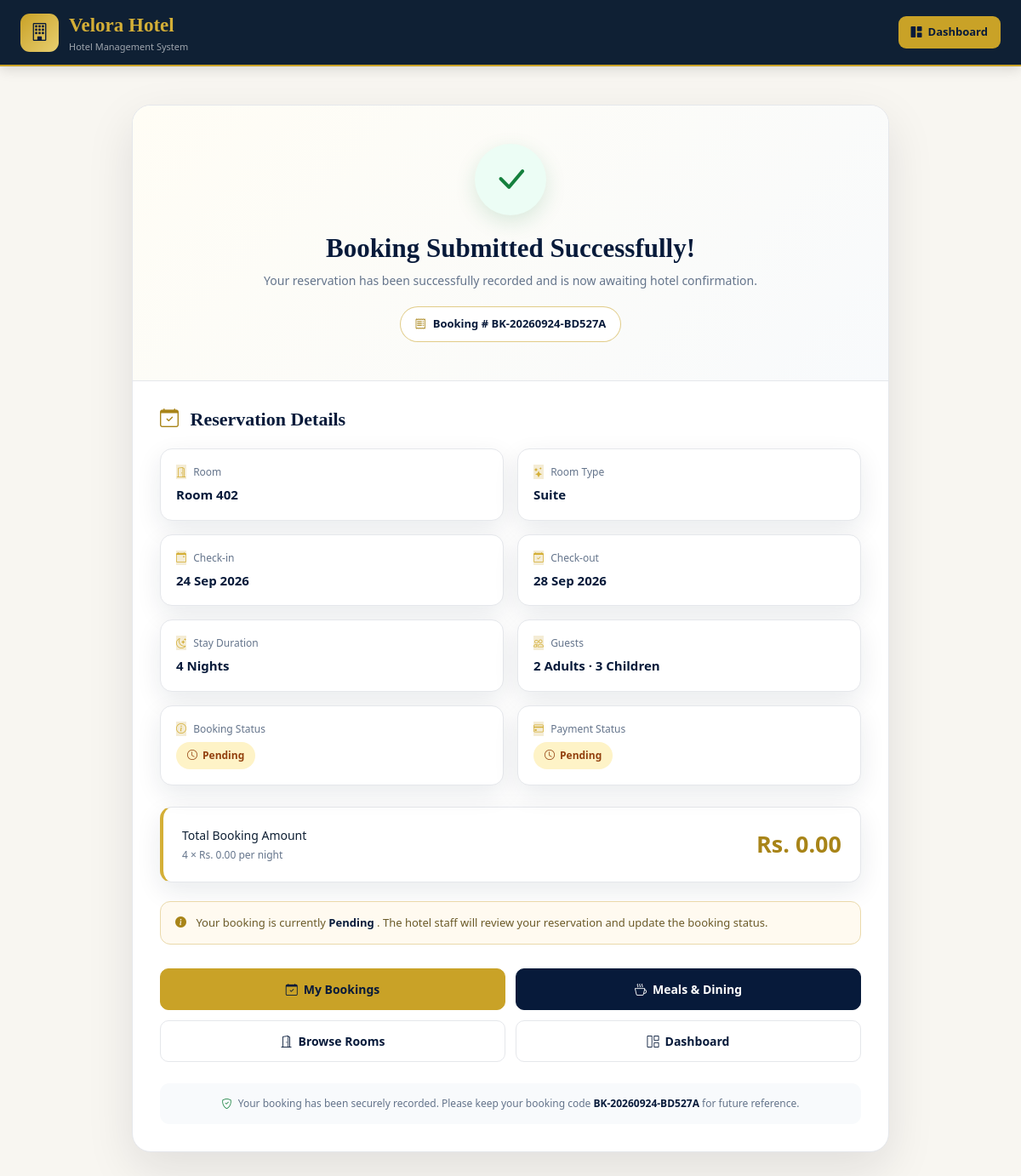
The app's page /customer/booking_success.php?id=1 (signed in) with its own data.
### tables this page shows
CREATE TABLE `bookings` (
  `id` int(11) NOT NULL,
  `booking_code` varchar(50) NOT NULL,
  `customer_id` int(11) NOT NULL,
  `room_id` int(11) NOT NULL,
  `check_in` date NOT NULL,
  `check_out` date NOT NULL,
  `adults` int(11) DEFAULT 1,
  `children` int(11) DEFAULT 0,
  `number_of_nights` int(11) NOT NULL,
  `room_price` decimal(10,2) NOT NULL,
  `total_amount` decimal(10,2) NOT NULL,
  `booking_status` enum('pending','confirmed','checked_in','checked_out','cancelled') DEFAULT 'pending',
  `payment_status` enum('pending','partial','paid') DEFAULT 'pending',
  `special_request` text DEFAULT NULL,
  `created_at` timestamp NOT NULL DEFAULT current_timestamp()
);

CREATE TABLE `rooms` (
  `id` int(11) NOT NULL,
  `room_number` varchar(20) NOT NULL,
  `room_type_id` int(11) NOT NULL,
  `floor_number` int(11) DEFAULT 1,
  `status` enum('available','occupied','maintenance','cleaning') DEFAULT 'available',
  `description` text DEFAULT NULL,
  `created_at` timestamp NOT NULL DEFAULT current_timestamp()
);

CREATE TABLE `room_types` (
  `id` int(11) NOT NULL,
  `type_name` varchar(100) NOT NULL,
  `description` text DEFAULT NULL,
  `base_price` decimal(10,2) NOT NULL,
  `capacity` int(11) NOT NULL DEFAULT 1,
  `created_at` timestamp NOT NULL DEFAULT current_timestamp()
);

### includes/functions.php (called while the page is built, shortened)
<?php
function e($value)
{
    return htmlspecialchars(
        $value ?? '',
        ENT_QUOTES,
        'UTF-8'
    );
}

### customer/booking_success.php (the view, shortened to what this page needs)
<?php
require_once "../config/db.php";
require_once "../includes/functions.php";
$booking_id = isset($_GET["id"])
    ? (int) $_GET["id"]
    : 0;
$customer_id = (int) ($_SESSION["user_id"] ?? 0);
$stmt = $pdo->prepare("
    SELECT
        b.id,
        b.booking_code,
        b.booking_status,
        b.payment_status,
        b.check_in,
        b.check_out,
        b.adults,
        b.children,
        b.number_of_nights,
        b.room_price,
        b.total_amount,
        b.special_request,
        r.room_number,
        rt.type_name,
        rt.capacity
    FROM bookings b
    INNER JOIN rooms r
        ON b.room_id = r.id
    INNER JOIN room_types rt
        ON r.room_type_id = rt.id
    WHERE b.id = ?
      AND b.customer_id = ?
    LIMIT 1
");
$stmt->execute([
    $booking_id,
    $customer_id
]);
$booking = $stmt->fetch(PDO::FETCH_ASSOC);
$nights = (int) $booking["number_of_nights"];
$status = strtolower(
    trim($booking["booking_status"])
);
$status_class = "status-pending";
$status_icon = "bi-clock";
$payment_class = "payment-pending";
$payment_icon = "bi-clock";
$booking_status_text = ucwords(
    str_replace(
        "_",
        " ",
        $booking["booking_status"]
    )
);
$payment_status_text = ucfirst(
    $booking["payment_status"]
);
?>
<!DOCTYPE html>
<html lang="en">
<head>
    <link
        href="https://cdn.jsdelivr.net/npm/bootstrap@5.3.3/dist/css/bootstrap.min.css"
        rel="stylesheet"
    >
    <link
        href="https://cdn.jsdelivr.net/npm/bootstrap-icons@1.11.3/font/bootstrap-icons.css"
        rel="stylesheet"
    >
    <link
        rel="stylesheet"
        href="../assets/css/velora.css"
    >
</head>
<body>
<nav class="navbar-custom">
    <div class="container-fluid px-3 px-md-4">
        <div
            class="d-flex align-items-center justify-content-between"
            style="min-height:76px;"
        >
            <a
                href="dashboard.php"
                class="brand"
            >
                <div class="brand-icon">
                    <i class="bi bi-building"></i>
                </div>
                <div>
                    <div class="brand-title">
                        Velora Hotel
                    </div>
                    <span class="brand-subtitle">
                        Hotel Management System
                    </span>
                </div>
            </a>
            <a
                href="dashboard.php"
                class="dashboard-btn"
            >
                <i class="bi bi-grid-1x2-fill"></i>
                <span>
                    Dashboard
                </span>
            </a>
        </div>
    </div>
</nav>
<main class="success-wrapper">
    <div class="success-card">
        <div class="success-header">
            <div class="success-icon">
                <i class="bi bi-check-lg"></i>
            </div>
            <h1>
                Booking Submitted Successfully!
            </h1>
            <p>
                Your reservation has been successfully
                recorded and is now awaiting hotel confirmation.
            </p>
            <div class="booking-number">
                <i class="bi bi-receipt"></i>
                Booking #
                <?= e(
                    $booking["booking_code"]
                ) ?>
            </div>
        </div>
        <div class="success-content">
            <h2 class="section-title">
                <i class="bi bi-calendar-check me-2"></i>
                Reservation Details
            </h2>
            <div class="row g-3">
                <div class="col-md-6">
                    <div class="detail-box">
                        <span class="detail-label">
                            <i
                                class="bi bi-door-open detail-icon"
                            ></i>
                            Room
                        </span>
                        <div class="detail-value">
                            Room
                            <?= e(
                                $booking["room_number"]
                            ) ?>
                        </div>
                    </div>
                </div>
                <div class="col-md-6">
                    <div class="detail-box">
                        <span class="detail-label">
                            <i
                                class="bi bi-stars detail-icon"
                            ></i>
                            Room Type
                        </span>
                        <div class="detail-value">
                            <?= e(
                                $booking["type_name"]
                            ) ?>
                        </div>
                    </div>
                </div>
                <div class="col-md-6">
                    <div class="detail-box">
                        <span class="detail-label">
                            <i
                                class="bi bi-calendar-event detail-icon"
                            ></i>
                            Check-in
                        </span>
                        <div class="detail-value">
                            <?= e(
                                date(
                                    "d M Y",
                                    strtotime(
                                        $booking["check_in"]
                                    )
                                )
                            ) ?>
                        </div>
                    </div>
                </div>
                <div class="col-md-6">
                    <div class="detail-box">
                        <span class="detail-label">
                            <i
                                class="bi bi-calendar-check detail-icon"
                            ></i>
                            Check-out
                        </span>
                        <div class="detail-value">
                            <?= e(
                                date(
                                    "d M Y",
                                    strtotime(
                                        $booking["check_out"]
                                    )
                                )
                            ) ?>
                        </div>
                    </div>
                </div>
                <div class="col-md-6">
                    <div class="detail-box">
                        <span class="detail-label">
                            <i
                                class="bi bi-moon-stars detail-icon"
                            ></i>
                            Stay Duration
                        </span>
                        <div class="detail-value">
                            <?= $nights ?>
                            <?= $nights === 1
                                ? "Night"
                                : "Nights"
                            ?>
                        </div>
                    </div>
                </div>
                <div class="col-md-6">
                    <div class="detail-box">
                        <span class="detail-label">
                            <i
                                class="bi bi-people detail-icon"
                            ></i>
                            Guests
                        </span>
                        <div class="detail-value">
                            <?= (int) $booking["adults"] ?>
                            Adult<?= (int)$booking["adults"] === 1
                                ? ""
                                : "s"
                            ?>
                            <?php if (
                                (int)$booking["children"] > 0
                            ): ?>
                                ·
                                <?= (int) $booking["children"] ?>
                                Child<?= (int)$booking["children"] === 1
                                    ? ""
                                    : "ren"
                                ?>
                            <?php endif; ?>
                        </div>
                    </div>
                </div>
                <div class="col-md-6">
                    <div class="detail-box">
                        <span class="detail-label">
                            <i
                                class="bi bi-info-circle detail-icon"
                            ></i>
                            Booking Status
                        </span>
                        <div>
                            <span
                                class="status-badge <?= $status_class ?>"
                            >
                                <i
                                    class="bi <?= $status_icon ?>"
                                ></i>
                                <?= e(
                                    $booking_status_text
                                ) ?>
                            </span>
                        </div>
                    </div>
                </div>
                <div class="col-md-6">
                    <div class="detail-box">
                        <span class="detail-label">
                            <i
                                class="bi bi-credit-card detail-icon"
                            ></i>
                            Payment Status
                        </span>
                        <div>
                            <span
                                class="payment-badge <?= $payment_class ?>"
                            >
                                <i
                                    class="bi <?= $payment_icon ?>"
                                ></i>
                                <?= e(
                                    $payment_status_text
                                ) ?>
                            </span>
                        </div>
                    </div>
                </div>
            </div>
            <div class="total-box">
                <div class="total-box-inner">
                    <div>
                        <div class="total-label">
                            Total Booking Amount
                        </div>
                        <div class="price-note">
                            <?= $nights ?>
                            × Rs.
                            <?= number_format(
                                (float) $booking["room_price"],
                                2
                            ) ?>
                            per night
                        </div>
                    </div>
                    <div class="total-amount">
                        Rs.
                        <?= number_format(
                            (float) $booking["total_amount"],
                            2
                        ) ?>
                    </div>
                </div>
            </div>
            <?php if ($status === "pending"): ?>
                <div class="pending-note">
                    <i
                        class="bi bi-info-circle-fill me-2"
                    ></i>
                    Your booking is currently
                    <strong>
                        Pending
                    </strong>.
                    The hotel staff will review your
                    reservation and update the booking status.
                </div>
            <?php endif; ?>
            <div class="action-buttons">
                <a
                    href="bookings.php"
                    class="action-btn btn-gold"
                >
                    <i
                        class="bi bi-calendar-check"
                    ></i>
                    My Bookings
                </a>
                <a
                    href="meals.php"
                    class="action-btn btn-navy"
                >
                    <i
                        class="bi bi-cup-hot"
                    ></i>
                    Meals & Dining
                </a>
                <a
                    href="rooms.php"
                    class="action-btn btn-outline"
                >
                    <i
                        class="bi bi-door-open"
                    ></i>
                    Browse Rooms
                </a>
                <a
                    href="dashboard.php"
                    class="action-btn btn-outline"
                >
                    <i
                        class="bi bi-grid-1x2"
                    ></i>
                    Dashboard
                </a>
            </div>
            <div class="security-note">
                <i
                    class="bi bi-shield-check me-1"
                ></i>
                Your booking has been securely recorded.
                Please keep your booking code
                <strong>
                    <?= e(
                        $booking["booking_code"]
                    ) ?>
                </strong>
                for future reference.
            </div>
        </div>
    </div>
</main>
</body>
</html>

### assets/css/velora.css (style rules this page uses)
:root { --velora-navy:#0f2034;--velora-dark:#091522;--velora-gold:#d4af37;--velora-gold-hover:#f1ce57; --velora-bg:#f8f6f1;--velora-white:#fff;--velora-text:#172a3a;--velora-muted:#64748b;--velora-border:#e5e7eb; --velora-success:#198754;--velora-danger:#dc3545;--velora-warning:#d4af37;--velora-shadow:0 10px 30px rgba(15,32,52,.09) }
* { box-sizing:border-box }
body { font-family:"Segoe UI",Arial,sans-serif!important;background:var(--velora-bg)!important;color:var(--velora-text)!important }
a { transition:.2s ease }
.card,.dashboard-card,.stat-card,.booking-card,.summary-card,.info-box,.detail-box,.total-box { background:#fff!important;border:1px solid var(--velora-border)!important;border-radius:14px!important;box-shadow:var(--velora-shadow)!important }
.navbar,.navbar-custom { background:var(--velora-navy)!important;box-shadow:0 3px 15px rgba(0,0,0,.14)!important }
.navbar-brand,.brand-title { color:var(--velora-gold)!important;font-family:Georgia,"Times New Roman",serif!important;font-weight:700!important }
.user-avatar,.icon-box,.summary-icon,.detail-icon,.info-icon { background:#f4ecd5!important;color:var(--velora-gold)!important }
.total-box { border-left:4px solid var(--velora-gold)!important }
.total-label,.total-value { color:var(--velora-navy)!important }

### records on screen
bookings: booking_code "BK-20260924-BD527A", room.room_number "402", room_types.type_name "Suite", check_in "24 Sep 2026", check_out "28 Sep 2026", number_of_nights "4", adults "2", children "3", booking_status "Pending", payment_status "Pending", room_price "0.00", total_amount "0.00"
